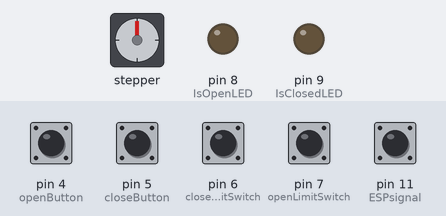
The sketch below on a simulated Arduino Uno, built with avr-gcc and run on an emulated ATmega328P. On the bench: stepper motor, output pins drawn as LEDs (lit = HIGH). Wiring (inferred from the names in the program): stepper motor driver (200 steps per turn assumed): step pin 3; direction pin 2. Inputs (shaded band) come from the test bench; at power-on: pin 4 (openButton), pin 5 (closeButton), pin 6 (closedLimitSwitch), pin 7 (openLimitSwitch), pin 11 (ESPsignal) HIGH. Pins used as bus, display or sensor lines are not drawn.

Above: at 1.2 s.
1.3 s: pin 6 (closedLimitSwitch) pulled LOW for 0.15 s
At 1.4 s:
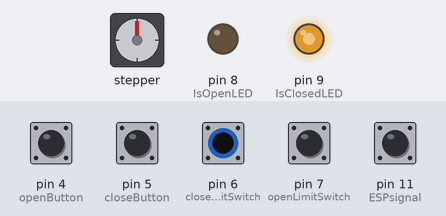
3.0 s: pin 7 (openLimitSwitch) pulled LOW for 1 s
At 3.5 s:
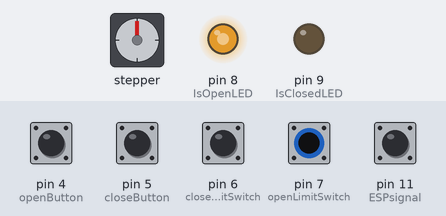
5.5 s: pin 4 (openButton) pulled LOW for 0.15 s
At 6.6 s:
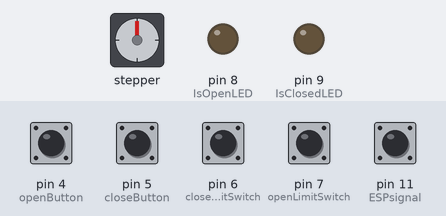
8.6 s: pin 5 (closeButton) pulled LOW for 0.15 s
At 9.8 s:
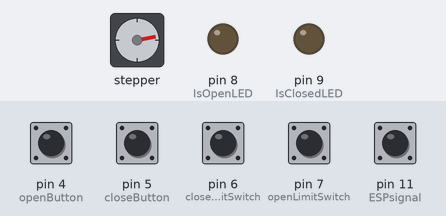
10.2 s: pin 7 (openLimitSwitch) pulled LOW for 0.15 s
At 10.3 s:
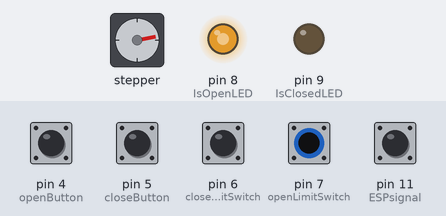
11.9 s: pin 4 (openButton) pulled LOW for 1 s
Timing chart, 0 to 63.4 s (numbered marks = the images above; inputs shaded):
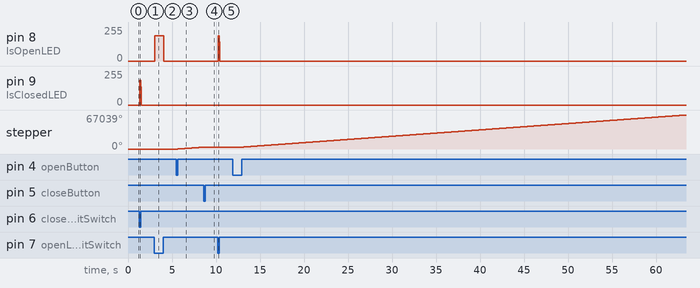

Measured:
- after the input at 1.3 s, pin 9 (IsClosedLED): 0/255 → 185/255 at once, → 0/255 0.12 s later
- after the input at 3.0 s, pin 8 (IsOpenLED): 0/255 → 191/255 at once, → 0/255 1.0 s later
- after the input at 5.5 s, stepper: keeps turning clockwise at about 1255°/s, starting after 0.17 s
- after the input at 8.6 s, stepper: goes on until 8.6 s, then stays 3679°
- after the input at 10.2 s, pin 8 (IsOpenLED): 0/255 → 191/255 at once, → 0/255 0.12 s later
- after the input at 11.9 s, stepper: keeps turning clockwise at about 1255°/s, starting after 1.0 s

The sketch:

Chimenea_Botones_v2.ino
```cpp
// Define pin connections
#define dirPin 2
#define stepPin 3
#define openButton 4
#define closeButton 5
#define closedLimitSwitch 6 // top limit switch corresponds to closed door
#define openLimitSwitch 7   // bottom limit switch corresponds to open door
#define IsOpenLED 8
#define IsClosedLED 9
#define enable 10
#define ESPsignal 11

boolean openPressed = false;
boolean closePressed = false;
boolean IsOpen = false;
boolean IsClosed = false;

void setup() {
  pinMode(dirPin, OUTPUT);
  pinMode(stepPin, OUTPUT);
  pinMode(IsOpenLED, OUTPUT);
  pinMode(IsClosedLED, OUTPUT);

  pinMode(openButton, INPUT_PULLUP);        // open chimney door
  pinMode(closeButton, INPUT_PULLUP);       // close chimney door
  pinMode(closedLimitSwitch, INPUT_PULLUP); // goes to limit switch at the top
  pinMode(openLimitSwitch, INPUT_PULLUP);   // goes to limit switch at bottom
  pinMode(ESPsignal, INPUT_PULLUP);         // ESP trigger signal to close chimney
}

void loop() {
  digitalWrite(enable, HIGH); // stepper is OFF, only ON if it has to move
  readButtons();
  readESPsignal();
  actOnButtons();
}

void readButtons() {
  closePressed = false; openPressed = false;
  if (digitalRead(openButton) == LOW) {
    openPressed = true;
    btnBounce(openButton);
  }
  if (digitalRead(closeButton) == LOW) {
    closePressed = true;
    btnBounce(closeButton);
  }
}

void btnBounce(int btnPin) {
  while (digitalRead(btnPin) == LOW);
  delay(20);
}

void actOnButtons() {
  readStates();
  if (openPressed == true) {
    //OPEN();
    digitalWrite(enable, LOW);
    digitalWrite(dirPin, HIGH);

    while (IsOpen == false) {
      STEP();
      if( closePressed == true || openPressed == true) {return;}
    }
  }

  if (closePressed == true) {
    //CLOSE();
    digitalWrite(enable, LOW);
    digitalWrite(dirPin, LOW);

    while (IsClosed == false) {
      STEP();
      if( closePressed == true || openPressed == true) {return;}
    }
  }

}

void STEP() {
  // Spin the stepper motor
  digitalWrite(stepPin, HIGH);
  delayMicroseconds(700);
  digitalWrite(stepPin, LOW);
  delayMicroseconds(700);
  readStates();
  readButtons();
}

void readStates() {
  IsOpen = false;
  IsClosed = false;
  digitalWrite(IsOpenLED, LOW);
  digitalWrite(IsClosedLED, LOW);

  if (digitalRead(openLimitSwitch) == LOW) {
    IsOpen = true;
    digitalWrite(IsOpenLED, HIGH);
    digitalWrite(IsClosedLED, LOW);
  }
  if (digitalRead(closedLimitSwitch) == LOW) {
    IsClosed = true;
    digitalWrite(IsClosedLED, HIGH);
    digitalWrite(IsOpenLED, LOW);
  }
}

void readESPsignal() {
  if (digitalRead(ESPsignal) == LOW) {
    delay(100);
    if (digitalRead(ESPsignal) == HIGH) {
      delay(50);
      if (digitalRead(ESPsignal) == LOW) {
        delay(50);
        if (digitalRead(ESPsignal) == HIGH) openPressed = true;
      }
    }
  }
  //while (digitalRead(ESPsignal) == LOW); // hold while it's LOW
  //delay(20); // avoid EMI bounce?
}
```
